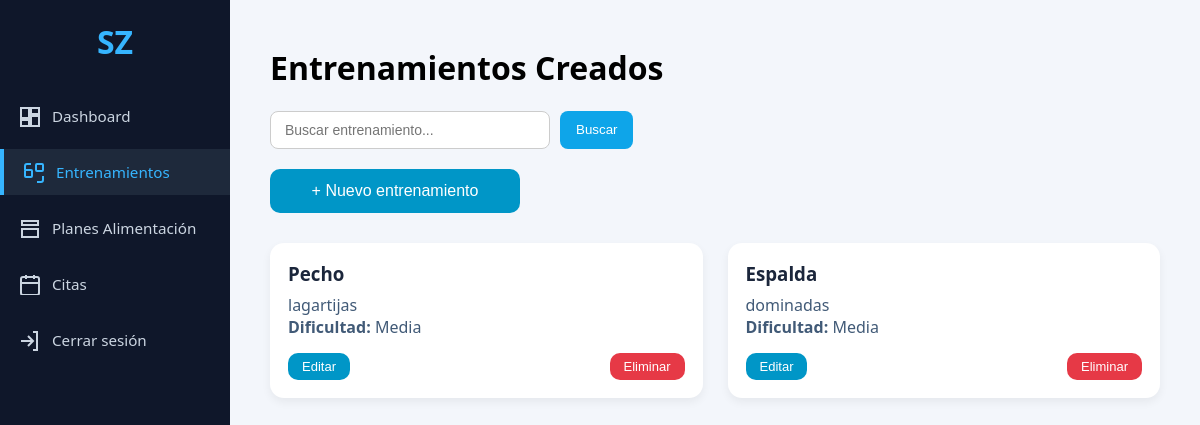
/index.php?controller=entrenamientos&action=index (signed in), run on the app's committed database.
### tables this page shows
CREATE TABLE `entrenamiento` (
  `idEntrenamiento` int(11) NOT NULL AUTO_INCREMENT,
  `nombreRutina` varchar(45) NOT NULL,
  `descripcionEje` varchar(255) DEFAULT NULL,
  `dificultad` varchar(45) DEFAULT NULL,
  `videoURL` varchar(255) DEFAULT NULL,
  `fechaCreacion` date DEFAULT curdate(),
  `idCoach` int(11) DEFAULT NULL,
  `idUsuario` int(11) DEFAULT NULL,
  PRIMARY KEY (`idEntrenamiento`),
  KEY `idCoach` (`idCoach`),
  KEY `idUsuario` (`idUsuario`),
  CONSTRAINT `entrenamiento_ibfk_1` FOREIGN KEY (`idCoach`) REFERENCES `coach` (`idCoach`) ON DELETE SET NULL,
  CONSTRAINT `entrenamiento_ibfk_2` FOREIGN KEY (`idUsuario`) REFERENCES `usuarios` (`idUsuario`) ON DELETE SET NULL
);

### app/controllers/EntrenamientosController.php (called while the page is built, shortened)
<?php
require_once __DIR__ . '/../models/EntrenamientosModel.php';
class EntrenamientosController {
    private $model;
    public function __construct($db) {
        $this->model = new EntrenamientosModel($db);
    }
    public function index() {
        $buscar = $_GET['buscar'] ?? '';
        $lista = $this->model->obtenerTodos($buscar);
        require __DIR__ . '/../views/entrenador/entrenamientos-lista.php';
    }
}

### app/models/EntrenamientosModel.php (called while the page is built, shortened)
<?php
class EntrenamientosModel {
    private $db;
    public function __construct($db) {
        $this->db = $db;
    }
    public function obtenerTodos($buscar = '') {
        if ($buscar !== '') {
            $buscar = "%$buscar%";
            $sql = "SELECT e.*, c.nombre AS nombreCoach
                    FROM entrenamiento e
                    LEFT JOIN coach c ON e.idCoach = c.idCoach
                    WHERE e.nombreRutina LIKE ?
                       OR e.descripcionEje LIKE ?
                       OR e.dificultad LIKE ?
                    ORDER BY e.fechaCreacion DESC";
            $stmt = $this->db->prepare($sql);
            $stmt->bind_param("sss", $buscar, $buscar, $buscar);
            $stmt->execute();
            return $stmt->get_result()->fetch_all(MYSQLI_ASSOC);
        } else {
            $sql = "SELECT e.*, c.nombre AS nombreCoach
                    FROM entrenamiento e
                    LEFT JOIN coach c ON e.idCoach = c.idCoach
                    ORDER BY e.fechaCreacion DESC";
            $result = $this->db->query($sql);
            return $result->fetch_all(MYSQLI_ASSOC);
        }
    }
}

### app/views/entrenador/entrenamientos-lista.php (the view, shortened to what this page needs)
<!DOCTYPE html>
<html lang="es">
<head>
    <link rel="stylesheet" href="public/css/trainer.css">
</head>
<body>
<aside class="sidebar-trainer">
    <div class="sidebar-logo">SZ</div>
    <nav class="sidebar-nav">
        <a href="index.php?controller=coach&action=index"
           class="sidebar-item <?= ($_GET['controller'] ?? '') === 'coach' ? 'active' : '' ?>">
            <svg fill="none" stroke="currentColor" stroke-width="2">
                <path d="M3 13h8V3H3v10zm0 8h8v-6H3v6zm10 0h8v-10h-8v10zm0-18v6h8V3h-8z"/>
            </svg>
            <span>Dashboard</span>
        </a>
        <a href="index.php?controller=entrenamientos&action=index"
           class="sidebar-item <?= ($_GET['controller'] ?? '') === 'entrenamientos' ? 'active' : '' ?>">
            <svg fill="none" stroke="currentColor" stroke-width="2">
                <path d="M21 15v4a2 2 0 0 1-2 2h-4"/>
                <path d="M3 9V5a2 2 0 0 1 2-2h4"/>
                <rect x="3" y="9" width="7" height="7" rx="1"/>
                <rect x="14" y="3" width="7" height="7" rx="1"/>
            </svg>
            <span>Entrenamientos</span>
        </a>
        <a href="index.php?controller=PlanAlimentacion&action=listar"
           class="sidebar-item <?= ($_GET['controller'] ?? '') === 'PlanAlimentacion' ? 'active' : '' ?>">
            <svg fill="none" stroke="currentColor" stroke-width="2">
                <path d="M4 4h16v4H4z"/>
                <path d="M4 12h16v8H4z"/>
            </svg>
            <span>Planes Alimentación</span>
        </a>
        <a href="index.php?controller=citas&action=lista"
           class="sidebar-item <?= ($_GET['controller'] ?? '') === 'citas' ? 'active' : '' ?>">
            <svg fill="none" stroke="currentColor" stroke-width="2">
                <rect x="3" y="4" width="18" height="18" rx="2"/>
                <path d="M16 2v4M8 2v4M3 10h18"/>
            </svg>
            <span>Citas</span>
        </a>
        <a href="index.php?controller=user&action=logout" class="sidebar-item">
            <svg fill="none" stroke="currentColor" stroke-width="2">
                <path d="M15 3h4v18h-4"/>
                <path d="M10 17l5-5-5-5"/>
                <path d="M15 12H3"/>
            </svg>
            <span>Cerrar sesión</span>
        </a>
    </nav>
</aside>
<main class="main-content">
    <h1>Entrenamientos Creados</h1>
    <form method="GET" action="index.php" class="search-bar" style="margin:15px 0; display:flex; gap:10px;">
        <input
            type="text"
            name="buscar"
            placeholder="Buscar entrenamiento..."
            value="<?= htmlspecialchars($_GET['buscar'] ?? '') ?>"
            style="
                padding:10px 14px;
                border-radius:8px;
                border:1px solid #ccc;
                width:250px;
                font-size:14px;
            "
        >
        <button
            type="submit"
            style="
                padding:10px 16px;
                background:#0ea5e9;
                color:#fff;
                border:none;
                border-radius:8px;
                cursor:pointer;
            "
        >Buscar</button>
    </form>
    <a href="index.php?controller=entrenamientos&action=create">
        <button class="btn-save" style="max-width:250px;margin-top:5px;">
            + Nuevo entrenamiento
        </button>
    </a>
    <div class="trainings-grid">
        <?php if(!empty($lista)): ?>
            <?php foreach ($lista as $item): ?>
                <div class="training-card">
                    <h3><?= htmlspecialchars($item['nombreRutina']) ?></h3>
                    <p><?= htmlspecialchars($item['descripcionEje']) ?></p>
                    <p><strong>Dificultad:</strong> <?= htmlspecialchars($item['dificultad']) ?></p>
                    <div class="training-actions">
                        <a href="index.php?controller=entrenamientos&action=edit&id=<?= $item['idEntrenamiento'] ?>">
                            <button class="btn-small btn-edit">Editar</button>
                        </a>
                        <a href="index.php?controller=entrenamientos&action=delete&id=<?= $item['idEntrenamiento'] ?>"
                        onclick="return confirm('¿Eliminar entrenamiento?')">
                            <button class="btn-small btn-delete">Eliminar</button>
                        </a>
                    </div>
                </div>
            <?php endforeach; ?>
        <?php else: ?>
            <p style="color:#777; margin-top:20px;">No se encontraron entrenamientos.</p>
        <?php endif; ?>
    </div>
</main>
</body>
</html>

### public/css/trainer.css (style rules this page uses)
body { margin: 0; font-family: 'Segoe UI', Tahoma, sans-serif; background: #f3f6fb; display: flex; height: 100vh; }
.sidebar-trainer { width: 230px; background: #0f172a; height: 100vh; padding: 20px 0; position: fixed; top: 0; left: 0; }
.sidebar-logo { font-size: 2rem; color: #36b5ff; font-weight: bold; text-align: center; margin-bottom: 30px; }
.sidebar-nav { display: flex; flex-direction: column; gap: 10px; }
.sidebar-item { display: flex; align-items: center; gap: 12px; padding: 12px 18px; color: #cbd5e1; text-decoration: none; transition: 0.2s; }
.sidebar-item svg { width: 22px; height: 22px; }
.sidebar-item.active { background: #1e293b; border-left: 4px solid #36b5ff; color: #36b5ff; }
.sidebar-item span { font-size: 0.95rem; font-weight: 500; }
.main-content { margin-left: 230px; padding: 30px; }
.main-content { flex: 1; padding: 25px 40px; overflow-y: auto; }
.trainings-grid { display: grid; grid-template-columns: repeat(auto-fill, minmax(290px, 1fr)); gap: 25px; margin-top: 30px; }
.training-card { background: #ffffff; padding: 18px; border-radius: 14px; box-shadow: 0 4px 10px rgba(0,0,0,0.06); }
.training-card h3 { margin: 0 0 8px; color: #1b263b; }
.training-card p { margin: 0; color: #415a77; }
.training-actions { margin-top: 15px; display: flex; justify-content: space-between; }
.btn-small { padding: 6px 14px; border-radius: 10px; border: none; cursor: pointer; font-size: 13px; }
.btn-edit { background: #0096c7; color: #fff; }
.btn-delete { background: #e63946; color: #fff; }
.btn-save { margin-top: 25px; width: 100%; padding: 13px; background: #0096c7; color: #fff; border: none; border-radius: 10px; cursor: pointer; font-size: 16px; }

### data on the page
entrenamiento: nombreRutina "Pecho", descripcionEje "lagartijas", dificultad "Media"
entrenamiento: nombreRutina "Espalda", descripcionEje "dominadas", dificultad "Media"
